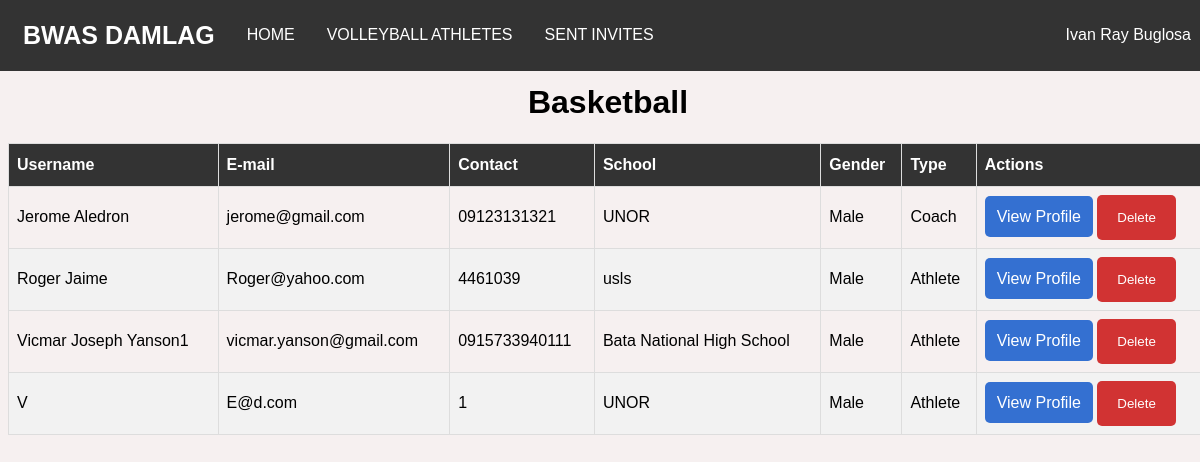
Screenshot of /sport.php?sport=Basketball (signed in) with the database file from the repository.
### tables this page shows
CREATE TABLE `users` (
  `id` int(20) NOT NULL,
  `name` varchar(70) NOT NULL,
  `password` varchar(40) NOT NULL,
  `email` varchar(50) NOT NULL,
  `school` varchar(100) DEFAULT NULL,
  `previous_school` text,
  `contact` varchar(20) DEFAULT NULL,
  `address` varchar(100) DEFAULT NULL,
  `birthdate` date NOT NULL,
  `gender` text NOT NULL,
  `sport` text,
  `position` text,
  `created_at` datetime NOT NULL,
  `updated_at` datetime NOT NULL,
  `type` text NOT NULL,
  `status` text NOT NULL,
  `image` varchar(100) NOT NULL
);

### web_db.php (called while the page is built, shortened)
<?php
$dbHost = 'localhost';
$dbName = 'android_db';
$dbUser = 'root';
$dbPass = '';
    try {
        $config = new PDO("mysql:host={$dbHost};dbname={$dbName}",$dbUser,$dbPass);
        $config->setAttribute(PDO::ATTR_ERRMODE,PDO::ERRMODE_EXCEPTION);
    } catch(PDOException $e) {
        echo $e->getMessage();
    }
    include_once('web_config.php');
    $pdo = new Config($config);
?>

### authentication.php (called while the page is built, shortened)
<?php
            $email = $_SESSION['email'];
            $current_user = $pdo->checkEmail($email);
?>

### web_config.php (called while the page is built, shortened)
<?php
    class Config {
        private $db;
        function __construct($config){
            $this->db = $config;
        }
        public function checkEmail($email){
            try{
                $query = $this->db->prepare("SELECT * from users where email=:email");
                $query->bindparam(":email", $email);
                $query->execute();
                return $request = $query->fetch();
            }catch(Exception $e){
                echo $e->getMessage();
                return false;
            }
        }
        public function fetchSport($sport){
            try{
                $query = $this->db->prepare("SELECT * from users WHERE sport='$sport' AND status='Activated'");
                $query->bindparam(":sport", $sport);
                $query->execute();
                return $request = $query->fetchAll();
            }catch(Exception $e){
                echo $e->getMessage();
                return false;
            }
        }
    }
?>

### sport.php (the view, shortened to what this page needs)
<?php
    include_once('web_db.php');
    include_once('authentication.php');
    $getSport = $_GET['sport'];
?>
<!DOCTYPE html>
<html lang="en">
    <head>
        <link href="styles.css" rel="stylesheet" />
    </head>
    <body>
        <?php include('navbar.php') ?>
        <div class="container">
            <center><h1><?php echo $getSport ?></h1>
                <table id="users">
                <thead>
                        <tr>
                            <th>Username</th>
                            <th>E-mail</th>
                            <th>Contact</th>
                            <th>School</th>
                            <th>Gender</th>
                            <th>Type</th>
                            <th>Actions</th>
                </thead>
                <tbody>
                    <?php
                        $users = $pdo->fetchSport($getSport);
                        if(is_array($users) && !empty($users)){
                            foreach($users as $user){
                    ?>
                    <tr>
                        <td><?php echo $user['name']; ?></td>
                        <td><?php echo $user['email']; ?></td>
                        <td><?php echo $user['contact']; ?></td>
                        <td><?php if(empty($user['school'])){
                                    echo $user['previous_school'];
                            }else{
                                echo $user['school'];
                            } ?></td>
                        <td><?php echo $user['gender']; ?></td>
                        <td><?php echo $user['type']; ?></td>
                        <td>
                            <a class="view-profile" href="userProfile.php?id=<?php echo $user['id']?>">View Profile</a>
                            <form method="post" class="delete-form">
                                <button class="delete-button" type="submit" name="delete">Delete</button>
                            </form>
                        </td>
                    </tr>
                    <?php } }?>
                </tbody>
            </table>
            </center>
        </div>
    </body>
</html>

### navbar.php (shortened to what this page needs)
<nav class="navbar">
    <div class="container">
    <strong><a class="brand-logo" href="home.php">BWAS DAMLAG</a></strong>
    <a href="home.php" class="list">HOME</a>
    <?php
        if($current_user['type'] == 'Admin'){
    ?>
        <a href="index.php" class="list">USERS</a>
    <?php }else{ ?>
        <a href="index.php" class="list"><?php echo strtoupper($current_user['sport']);?> ATHLETES</a>
        <a href="invites.php" class="list">SENT INVITES</a>
    <?php } ?>
        <div class="dropdown user-profile list">
            <button class="dropbtn" onclick="profileDropdown()"><?php echo $current_user['name']?></button>
        </div>
    </div>
</nav>

### styles.css (style rules this page uses)
body { font-family: 'Nunito', sans-serif; background-color: #f3ebebb7; }
form { margin: auto; }
.delete-form { display: inline-block; }
.delete-button { background-color: #d13333; color: white; padding: 15px 20px; border: none; cursor: pointer; border-radius: 5px; font-family: 'Nunito', sans-serif; }
.container { width:1200px; margin: auto; }
#users { font-family: 'Nunito', sans-serif; border-collapse: collapse; width: 100%; }
#users td, #users th { border: 1px solid #ddd; padding: 8px; }
#users tr:nth-child(even) { background-color: #f2f2f2; }
#users th { padding-top: 12px; padding-bottom: 12px; text-align: left; background-color: #333; color: white; }
.navbar { overflow: hidden; background-color: #333; font-family: 'Nunito', sans-serif; margin: -8px; padding: 7px; }
.navbar a { float: left; font-size: 16px; color: white; text-align: center; padding: 14px 16px; text-decoration: none; }
.navbar .list { margin-top: 5px; }
.dropdown { float: left; overflow: hidden; }
.dropdown .dropbtn { cursor: pointer; font-size: 16px; border: none; outline: none; color: white; padding: 14px 16px; background-color: inherit; font-family: inherit; margin: 0; }
.user-profile { float: right; }
.view-profile { text-decoration: none; color: white; background-color: #3470d1; border: none; padding: 12px 12px; border-radius: 5px; text-align: center; }
.brand-logo { font-size: 25px !important; }

### rows the page displays
users: sport "VOLLEYBALL", name "Ivan Ray Buglosa"
users: name "Jerome Aledron", email "jerome@gmail.com", contact "09123131321", school "UNOR", gender "Male", type "Coach"
users: name "Roger Jaime", email "Roger@yahoo.com", contact "4461039", previous_school "usls", gender "Male", type "Athlete"
users: name "Vicmar Joseph Yanson1", email "vicmar.yanson@gmail.com", contact "0915733940111", previous_school "Bata National High School", gender "Male", type "Athlete"
users: name "V", email "E@d.com", contact "1", school "UNOR", gender "Male", type "Athlete"

### other values shown
$getSport "Basketball"
